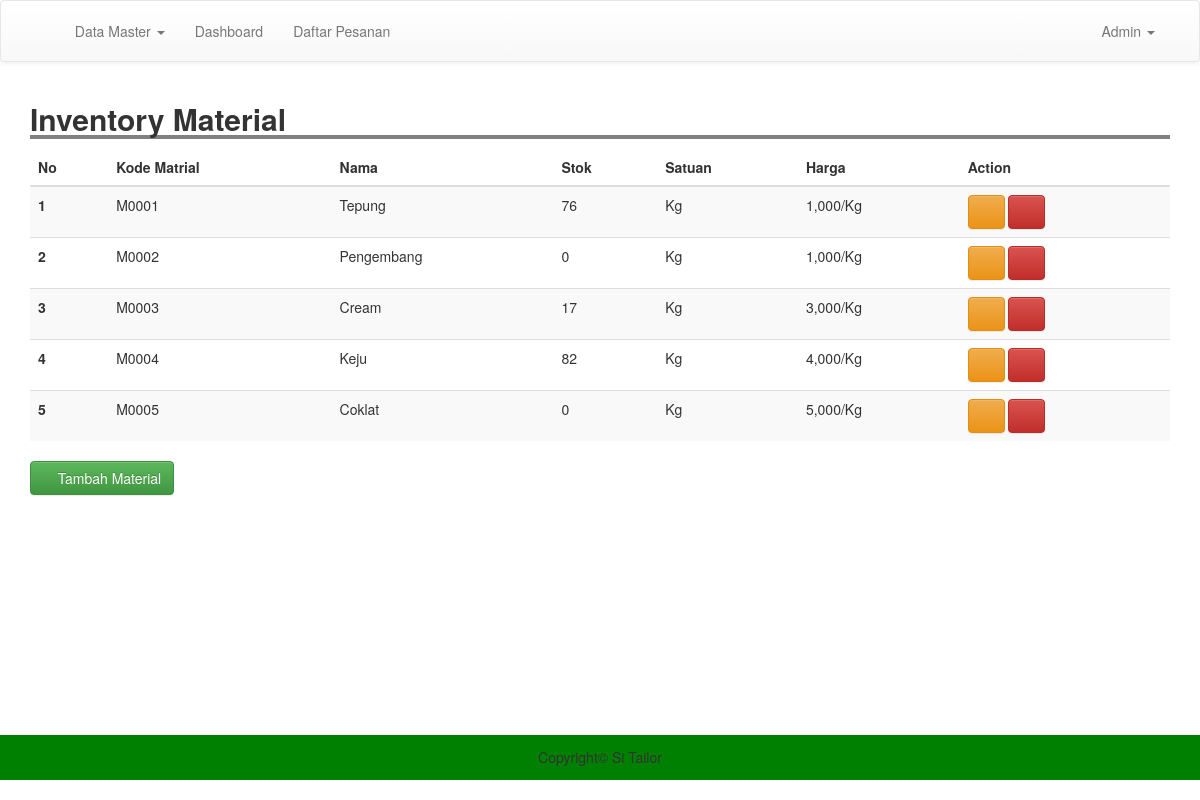
Page /admin/inventory.php (signed in) on the committed database.
### tables this page shows
CREATE TABLE `inventory` (
  `kode_bk` varchar(100) NOT NULL,
  `nama` varchar(200) NOT NULL,
  `qty` varchar(200) NOT NULL,
  `satuan` varchar(200) NOT NULL,
  `harga` int(11) NOT NULL,
  `tanggal` date NOT NULL
);

### admin/inventory.php (the view, shortened to what this page needs)
<?php
include 'header.php';
?>
<div class="container">
	<h2 style=" width: 100%; border-bottom: 4px solid gray"><b>Inventory Material</b></h2>
	<table class="table table-striped">
		<thead>
			<tr>
				<th scope="col">No</th>
				<th scope="col">Kode Matrial</th>
				<th scope="col">Nama</th>
				<th scope="col">Stok</th>
				<th scope="col">Satuan</th>
				<th scope="col">Harga</th>
				<th scope="col">Action</th>
			</tr>
		</thead>
		<tbody>
			<?php
			$result = mysqli_query($conn, "SELECT * FROM inventory order by kode_bk asc");
			$no =1;
			while ($row = mysqli_fetch_assoc($result)) {
				?>
				<tr>
					<th scope="row"><?php echo $no; ?></th>
					<td><?= $row['kode_bk'];  ?></td>
					<td><?= $row['nama'];  ?></td>
					<td><?= $row['qty'];  ?></td>
					<td><?= $row['satuan'];  ?></td>
					<td><?php  echo "".number_format($row['harga'])."/".$row['satuan'];  ?></td>
					<td><a href="edit_inventory.php?kode=<?php echo $row['kode_bk']; ?>" class="btn btn-warning"><i class="glyphicon glyphicon-edit"></i> </a> <a href="inventory.php?kode=<?php echo $row['kode_bk'];?>&page=del" class="btn btn-danger" onclick="return confirm('Yakin Ingin Menghapus Data ?')"><i class="glyphicon glyphicon-trash"></i> </a></td>
				</tr>
				<?php
				$no++;
			}
			?>
		</tbody>
	</table>
	<a href="tm_inventory.php" class="btn btn-success"><i class="glyphicon glyphicon-plus-sign"></i> Tambah Material</a>
</div>
<br>
<br>
<br>
<br>
<br>
<br>
<br>
<br>
<br>
<br>
<br>
<br>
<?php
include 'footer.php';
?>

### admin/header.php (shortened to what this page needs)
<!DOCTYPE html>
<html>
<head>
	<link rel="stylesheet" type="text/css" href="../css/bootstrap.min.css">
	<link rel="stylesheet" type="text/css" href="../css/style.css">
	<link rel="stylesheet" type="text/css" href="../css/bootstrap-theme.css">
</head>
<body>
	<nav class="navbar navbar-default" style="padding: 5px;">
		<div class="container">
			<div class="collapse navbar-collapse" id="bs-example-navbar-collapse-1">
				<ul class="nav navbar-nav navbar-left">
					<li class="dropdown">
						<a href="#" class="dropdown-toggle" data-toggle="dropdown" role="button" aria-haspopup="true" aria-expanded="false"><i class="glyphicon glyphicon-folder-close"></i> Data Master <span class="caret"></span></a>
					</li>
					<li><a href="halaman_utama.php">Dashboard</a></li>
					<li><a href="produksi.php">Daftar Pesanan</a></li>
				</ul>
				<ul class="nav navbar-nav navbar-right">
					<li class="dropdown">
						<a href="#" class="dropdown-toggle" data-toggle="dropdown" role="button" aria-haspopup="true" aria-expanded="false"><i class="glyphicon glyphicon-user"></i> Admin <span class="caret"></span></a>
					</li>
				</ul>
			</div>
		</div>
	</nav>

### admin/footer.php
<footer style="background-color: green;padding: 5px; bottom:0px; position:relative; width:100%" class="print">
	<h5 class="text-center">Copyright&copy; Si Tailor</h5>
</footer>
</body>
</html>

### css/style.css (style rules this page uses)
body { margin:0; padding: 0; }

### rows in the picture
inventory: kode_bk "M0001", nama "Tepung", qty "76", satuan "Kg", harga "1,000"
inventory: kode_bk "M0002", nama "Pengembang", qty "0", satuan "Kg", harga "1,000"
inventory: kode_bk "M0003", nama "Cream", qty "17", satuan "Kg", harga "3,000"
inventory: kode_bk "M0004", nama "Keju", qty "82", satuan "Kg", harga "4,000"
inventory: kode_bk "M0005", nama "Coklat", qty "0", satuan "Kg", harga "5,000"
